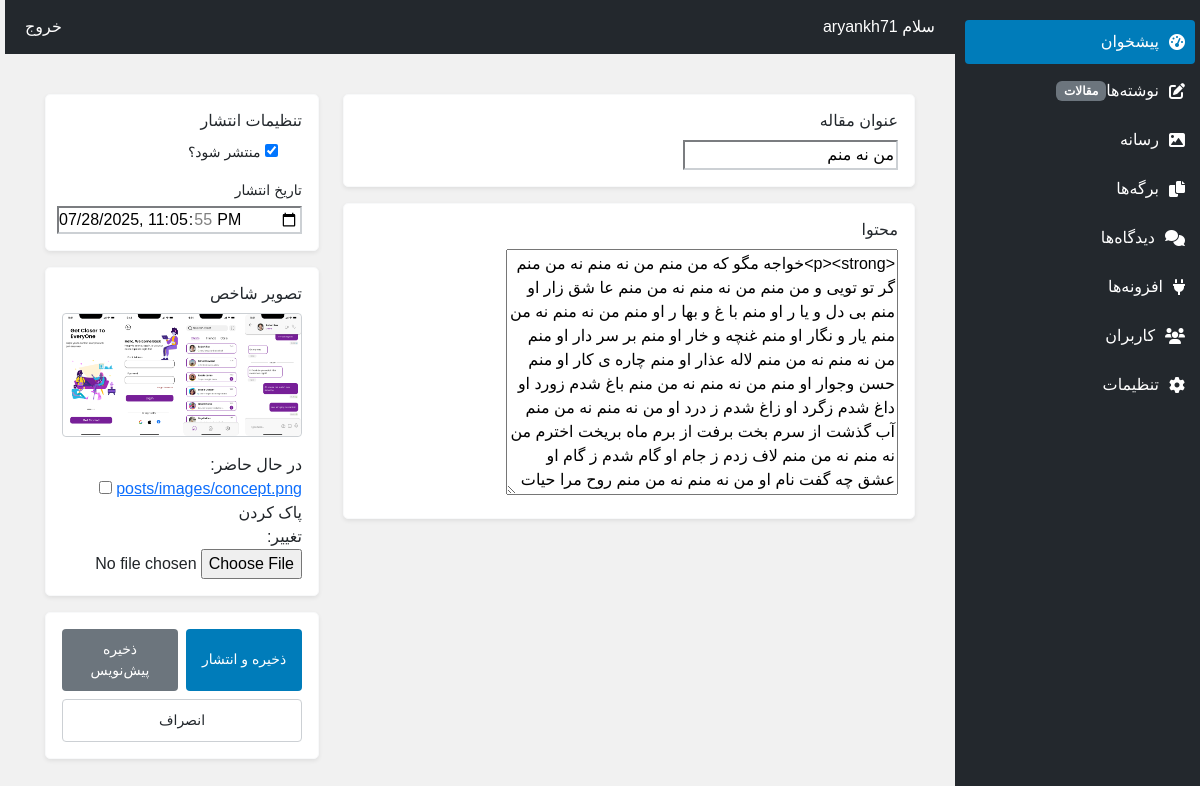
/posts/2/edit/ (signed in), run on an earlier commit of the app's database.
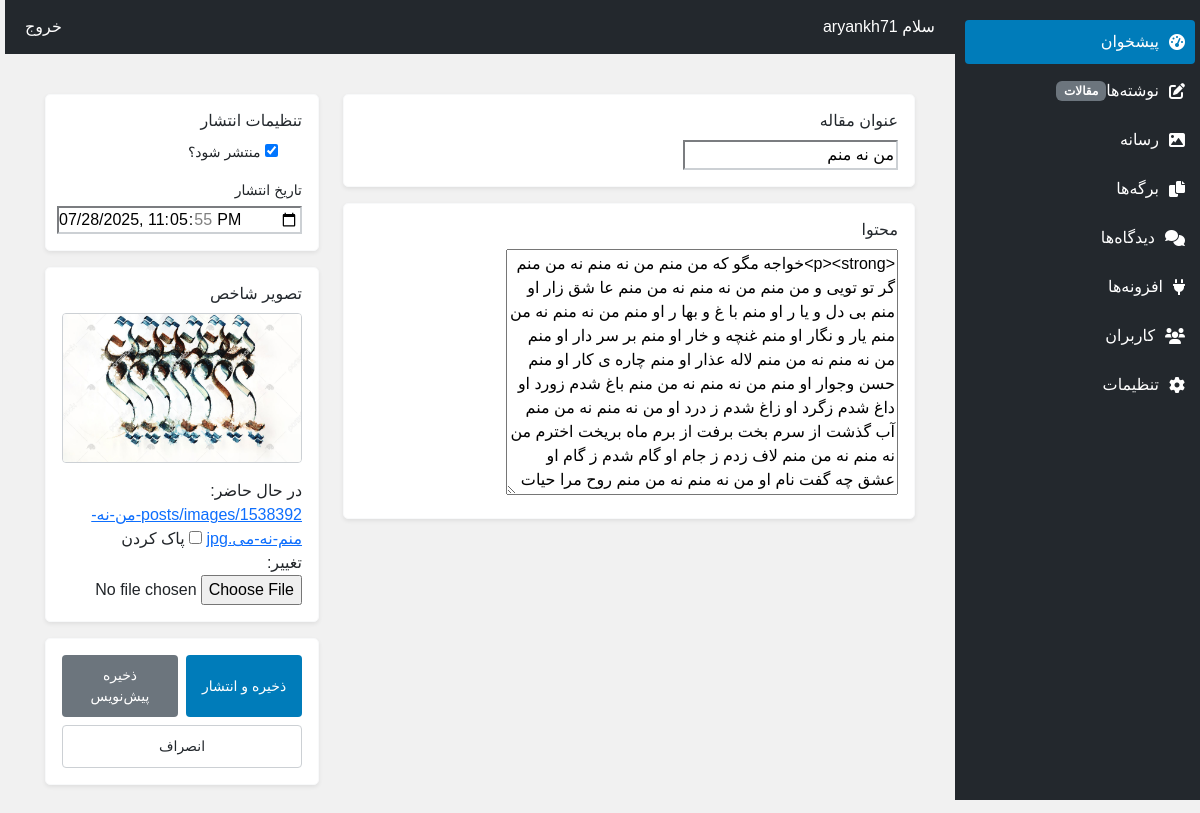
And on a later commit of the database.
### blog/models.py (models this page shows, shortened)
class Post(models.Model):
    title = models.CharField(max_length=200, verbose_name='عنوان')
    content = CKEditor5Field(verbose_name='محتوا', config_name='default')
    author = models.ForeignKey(User, on_delete=models.CASCADE, verbose_name='نویسنده')
    published_at = models.DateTimeField(verbose_name='تاریخ انتشار')
    is_published = models.BooleanField(default=False, verbose_name='منتشر شده؟')
    updated_at = models.DateTimeField(auto_now=True, verbose_name='آخرین بروزرسانی')
    slug = models.SlugField(max_length=200, unique=True, allow_unicode=True, verbose_name='آدرس یکتا')
    image = models.ImageField(upload_to='posts/images/',blank=True, verbose_name='تصویر')
    class Meta:
        ordering = ['-published_at']
        verbose_name = 'مقاله'
        verbose_name_plural = 'مقالات'

### content_management/views.py (the view)
# urls.py: path('posts/<int:pk>/edit/', post_update, name='post_update'),
@login_required
@user_passes_test(staff_required)
def post_update(request, pk):
    post = get_object_or_404(Post, pk=pk)
    if request.method == 'POST':
        form = PostForm(request.POST, request.FILES, instance=post)
        if form.is_valid():
            post = form.save(commit=False)
            post.author = request.user  # تنظیم نویسنده
            if 'publish' in request.POST:
                post.is_published = True
                if not post.published_at:
                    post.published_at = timezone.now()
            elif 'draft' in request.POST:
                post.is_published = False
                if not post.published_at:
                    post.published_at = timezone.now()  # تنظیم برای فیلد اجباری
            post.save()
            messages.success(request, 'مقاله با موفقیت ویرایش شد.')
            return redirect('post_list')
        else:
            messages.error(request, 'خطایی در فرم وجود دارد. لطفاً فیلدها را بررسی کنید.')
            print(form.errors)  # برای دیباگ
            print("User:", request.user, "Is authenticated:", request.user.is_authenticated)
    else:
        form = PostForm(instance=post)
    return render(request, 'dashboard/posts/post_form.html', {'form': form, 'post': post})

### blog/forms.py
class PostForm(forms.ModelForm):
    class Meta:
        model = Post
        fields = ['title', 'content', 'published_at', 'is_published', 'image']
        widgets = {
            'published_at': forms.DateTimeInput(attrs={'type': 'datetime-local'}),
        }
        labels = {
            'title': 'عنوان',
            'content': 'محتوا',
            'author': 'نویسنده',
            'published_at': 'تاریخ انتشار',
            'is_published': 'منتشر شود؟',
            'image': 'تصویر',
        }

### content_management/views.py (called while the page is built)
def staff_required(user):
    return user.is_authenticated and (user.is_staff or user.is_superuser)

### content_management/templates/dashboard/posts/post_form.html (shortened to what this page needs)
{% extends 'panel.html' %}
{% block content %}
<div class="wp-editor-container" style="max-width: 1200px; margin: 20px; font-family: 'Vazirmatn', Tahoma, sans-serif;">
  <form method="post" enctype="multipart/form-data" action="{% if post %}{% url 'post_update' post.pk %}{% else %}{% url 'post_create' %}{% endif %}">
    <div class="row g-4">
      <div class="col-md-8">
        <div class="card border-light shadow-sm" style="border-radius: 5px; background: #fff;">
          <div class="card-body">
            <h4 class="card-title" style="font-size: 16px; color: #23282d; margin: 0 0 10px;">عنوان مقاله</h4>
            {{ form.title }}
          </div>
        </div>
        <div class="card border-light shadow-sm mt-3" style="border-radius: 5px; background: #fff;">
          <div class="card-body">
            <h4 class="card-title" style="font-size: 16px; color: #23282d; margin: 0 0 10px;">محتوا</h4>
            {{ form.content }}
          </div>
        </div>
      </div>
      <div class="col-md-4">
        <div class="card border-light shadow-sm" style="border-radius: 5px; background: #fff;">
          <div class="card-body">
            <h4 class="card-title" style="font-size: 16px; color: #23282d; margin: 0 0 10px;">تنظیمات انتشار</h4>
            <div class="form-check mb-3">
              {{ form.is_published }}
              <label class="form-check-label" for="{{ form.is_published.id_for_label }}" style="font-size: 14px;">منتشر شود؟</label>
            </div>
            <label for="{{ form.published_at.id_for_label }}" style="font-size: 14px; display: block; margin-bottom: 5px;">تاریخ انتشار</label>
            {{ form.published_at }}
          </div>
        </div>
        <div class="card border-light shadow-sm mt-3" style="border-radius: 5px; background: #fff;">
          <div class="card-body">
            <h4 class="card-title" style="font-size: 16px; color: #23282d; margin: 0 0 10px;">تصویر شاخص</h4>
            <div id="image-preview" class="mb-3">
              {% if post.image %}
                <img id="thumbnail" src="{{ post.image.url }}" style="width: 100%; max-height: 150px; display: block; border: 1px solid #ccd0d4; border-radius: 4px; object-fit: cover;">
              {% else %}
                <img id="thumbnail" style="display: none; width: 100%; max-height: 150px; border: 1px solid #ccd0d4; border-radius: 4px; object-fit: cover;">
              {% endif %}
            </div>
            {{ form.image }}
          </div>
        </div>
        <div class="card border-light shadow-sm mt-3" style="border-radius: 5px; background: #fff;">
          <div class="card-body">
            <div class="d-flex gap-2">
              <button type="submit" name="publish" class="btn btn-primary" style="flex: 1; padding: 10px; background: #007cba; border: none; border-radius: 4px; font-size: 14px;">ذخیره و انتشار</button>
              <button type="submit" name="draft" class="btn btn-secondary" style="flex: 1; padding: 10px; background: #6c757d; border: none; border-radius: 4px; font-size: 14px;">ذخیره پیش‌نویس</button>
            </div>
            <a href="{% url 'post_list' %}" class="btn btn-outline-secondary d-block mt-2" style="padding: 10px; color: #23282d; border: 1px solid #ccd0d4; border-radius: 4px; font-size: 14px; text-decoration: none; text-align: center;" onclick="return confirm('آیا مطمئن هستید انصراف می‌دهید؟');">انصراف</a>
          </div>
        </div>
      </div>
    </div>
  </form>
</div>
{% endblock %}

What changed in the data, as far as the page shows it:
changed Post "من نه منم": image: a different picture
Also different on the page:
text no longer shown: "در حال حاضر: posts/images/concept.png پاک کردن تغییر:"
text now shown: "در حال حاضر: posts/images/1538392-من-نه-منم-نه-می.jpg پاک کردن تغییر:"
